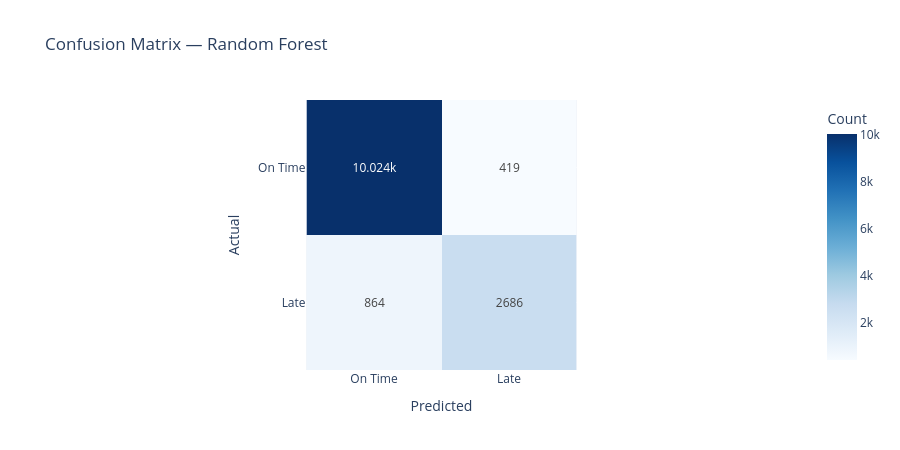

Notebook cell for this chart:
### Code cell
# Use best F1 model
best_cls = max(cls_results[1:], key=lambda x: x["F1"])
best_cls_preds = best_cls["predictions"]

cm = confusion_matrix(y_cls_test, best_cls_preds)

fig = px.imshow(
    cm,
    text_auto=True,
    labels=dict(x="Predicted", y="Actual", color="Count"),
    x=["On Time", "Late"],
    y=["On Time", "Late"],
    title=f"Confusion Matrix — {best_cls['model']}",
    color_continuous_scale="Blues",
)
fig.update_layout(height=450)
fig.show()

print(f"\nClassification Report — {best_cls['model']}:")
print(classification_report(y_cls_test, best_cls_preds, target_names=["On Time", "Late"]))

### Figure 1 — Plotly figure (JSON) as saved in the notebook; plotly's stock layout.template omitted (floating-point values rounded to 4 significant figures)
{"data": [{"coloraxis": "coloraxis", "hovertemplate": "Predicted: %{x}<br>Actual: %{y}<br>Count: %{z}<extra></extra>", "name": "0", "texttemplate": "%{z}", "type": "heatmap", "x": ["On Time", "Late"], "xaxis": "x", "y": ["On Time", "Late"], "yaxis": "y", "z": [[10024, 419], [864, 2686]]}], "layout": {"coloraxis": {"colorbar": {"title": {"text": "Count"}}, "colorscale": [[0, "rgb(247,251,255)"], [0.125, "rgb(222,235,247)"], [0.25, "rgb(198,219,239)"], [0.375, "rgb(158,202,225)"], [0.5, "rgb(107,174,214)"], [0.625, "rgb(66,146,198)"], [0.75, "rgb(33,113,181)"], [0.875, "rgb(8,81,156)"], [1, "rgb(8,48,107)"]]}, "height": 450, "title": {"text": "Confusion Matrix — Random Forest"}, "xaxis": {"anchor": "y", "constrain": "domain", "domain": [0, 1], "scaleanchor": "y", "title": {"text": "Predicted"}}, "yaxis": {"anchor": "x", "autorange": "reversed", "constrain": "domain", "domain": [0, 1], "title": {"text": "Actual"}}}}
